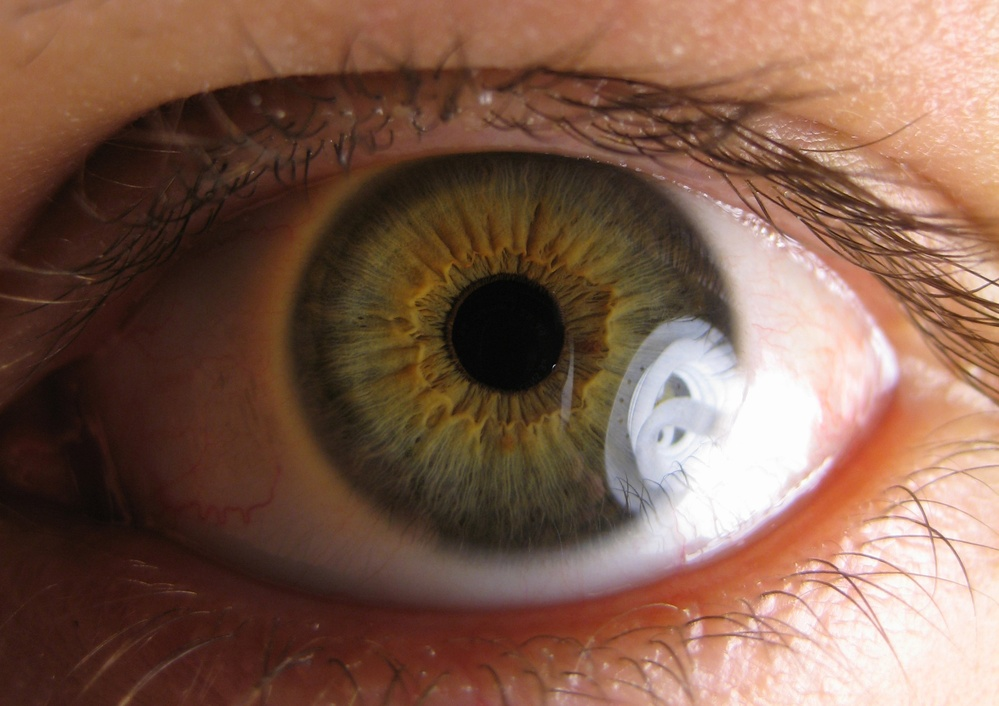
#> input picture pupil2.jpg, 999 x 706 px, shrunk from 2304 x 1629 before the run
$ python 'vid tut 7.py'
#> lines starting #> are read from the running program, lines starting #| are printed output that depends on the picture
import cv2
import numpy as np
img = cv2.imread('pupil2.jpg', 0)
#> img: shape (706, 999); min 3, max 255, mean 102.4
template = cv2.imread('pupil2-5.jpg', 0)
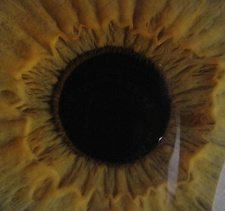
#> input picture pupil2-5.jpg, 225 x 211 px, shrunk from 520 x 487 before the run
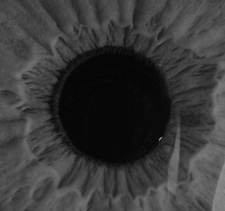
#> template: shape (211, 225); min 0, max 171, mean 56.7
height, width = template.shape
#> height = 211; width = 225

methods = [cv2.TM_CCOEFF, cv2.TM_CCOEFF_NORMED, cv2.TM_CCORR,
           cv2.TM_CCORR_NORMED, cv2.TM_SQDIFF, cv2.TM_SQDIFF_NORMED]

for method in methods:
    img2 = img.copy()
    #kopirujeme lebo kreslime kým hladame
    result = cv2.matchTemplate(img2, template, method)
    #(W - w + 1, H - h +1)
    #width of base img, - width of template
    min_val, max_val, min_loc, max_loc = cv2.minMaxLoc(result)
    if method in [cv2.TM_SQDIFF, cv2.TM_SQDIFF_NORMED]:
        location = min_loc
    else:
        location = max_loc

    bottom_right = (location[0] + width, location[1] + height)
    cv2.rectangle(img2, location, bottom_right, 255, 5)
    cv2.imshow('match', img2)
    cv2.waitKey(0)
    cv2.destroyAllWindows()
#> this loop made 6 passes
#> (min_val, max_val, min_loc, location, bottom_right) on passes 1 to 4: (-41842616, 45201352, (598, 374), (394, 227), (619, 438)), (-0.552, 0.995, (620, 344), (394, 227), (619, 438)), (85569920, 574390144, (0, 369), (774, 495), (999, 706)), (0.693, 0.999, (306, 165), (394, 227), (619, 438))
#> (min_val, max_val, max_loc, location, bottom_right) on passes 5 to 6: (461968, 1.35e+09, (643, 325), (394, 227), (619, 438)), (0.00234, 1, (667, 0), (394, 227), (619, 438))
#> pass 1, `result = cv2.matchTemplate(img2, template, method)`:
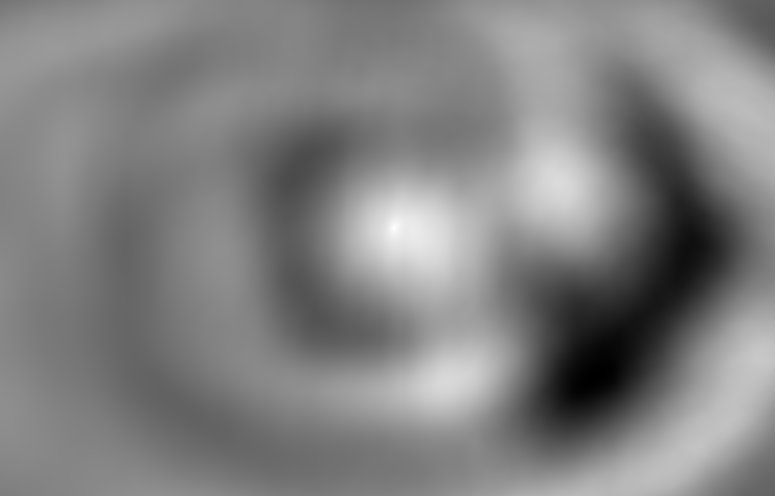
#> result: shape (496, 775) float32; min -41842616, max 45201352, mean 2190941.5; drawn with min black and max white
#> pass 1, `cv2.imshow('match', img2)`:
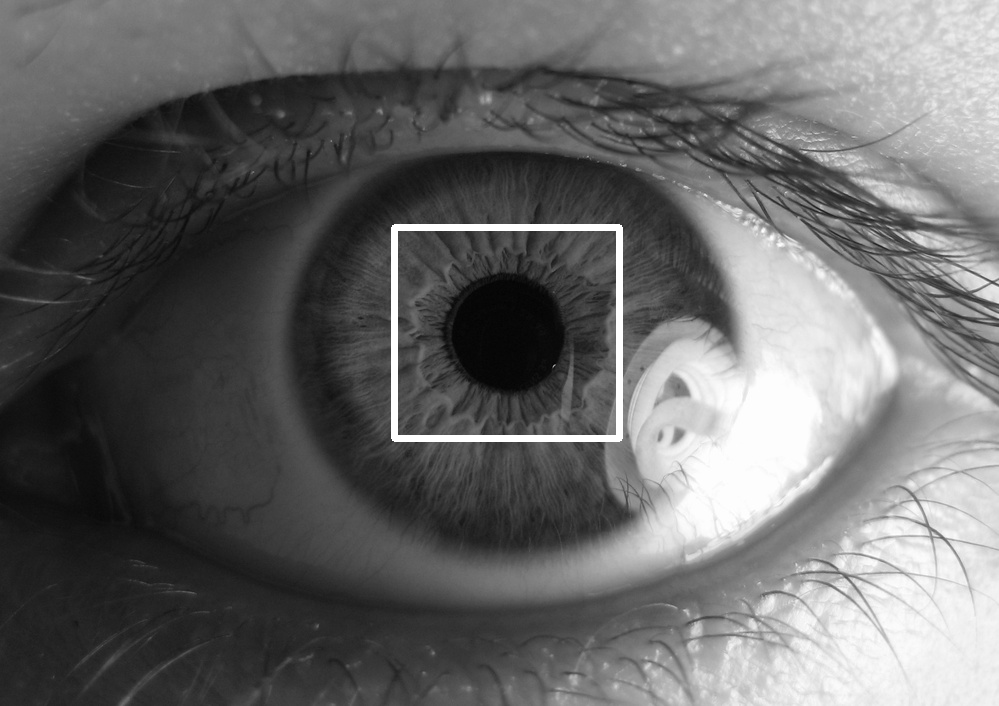
#> window 'match': shape (706, 999); min 3, max 255, mean 103.9
#> pass 2, `result = cv2.matchTemplate(img2, template, method)`:
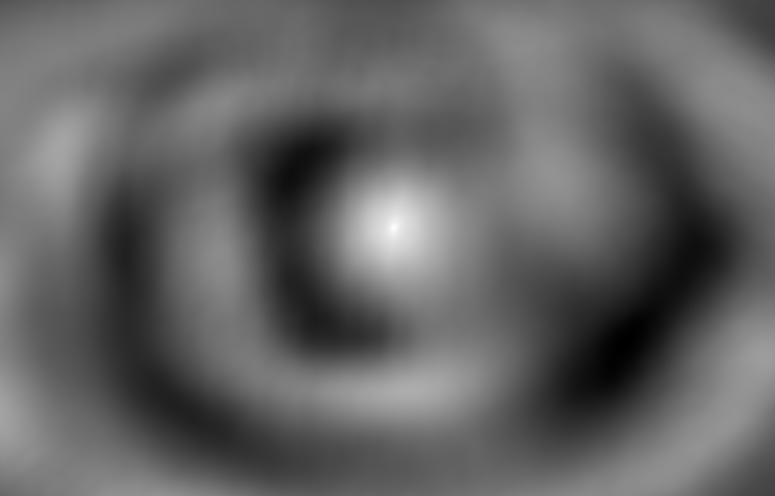
#> result: shape (496, 775) float32; min -0.552, max 0.995, mean 0.0501; drawn with min black and max white
#> pass 3, `result = cv2.matchTemplate(img2, template, method)`:
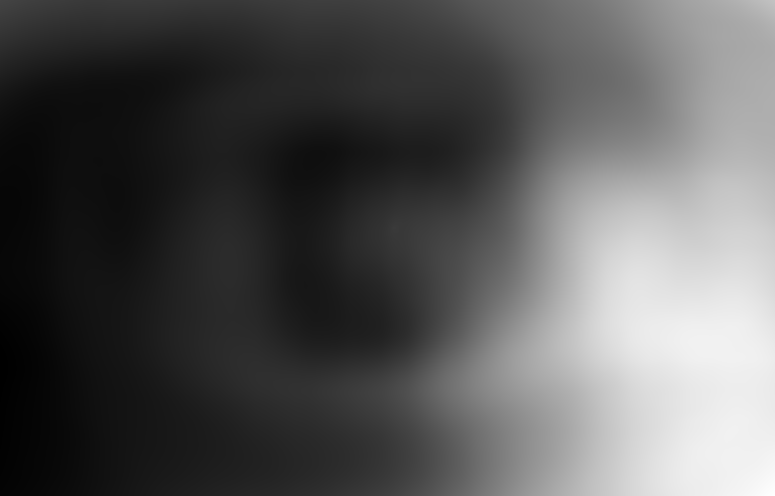
#> result: shape (496, 775) float32; min 85569920, max 574390144, mean 252547200; drawn with min black and max white
#> after the loop:
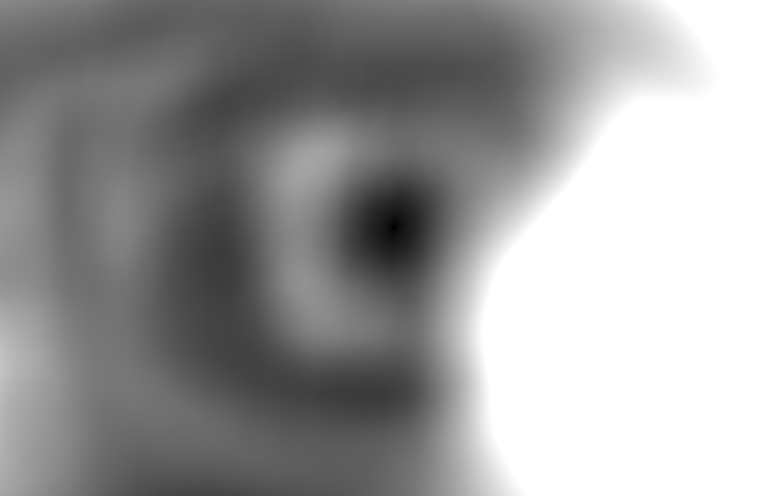
#> result: shape (496, 775) float32; min 0.00234, max 1, mean 0.611
